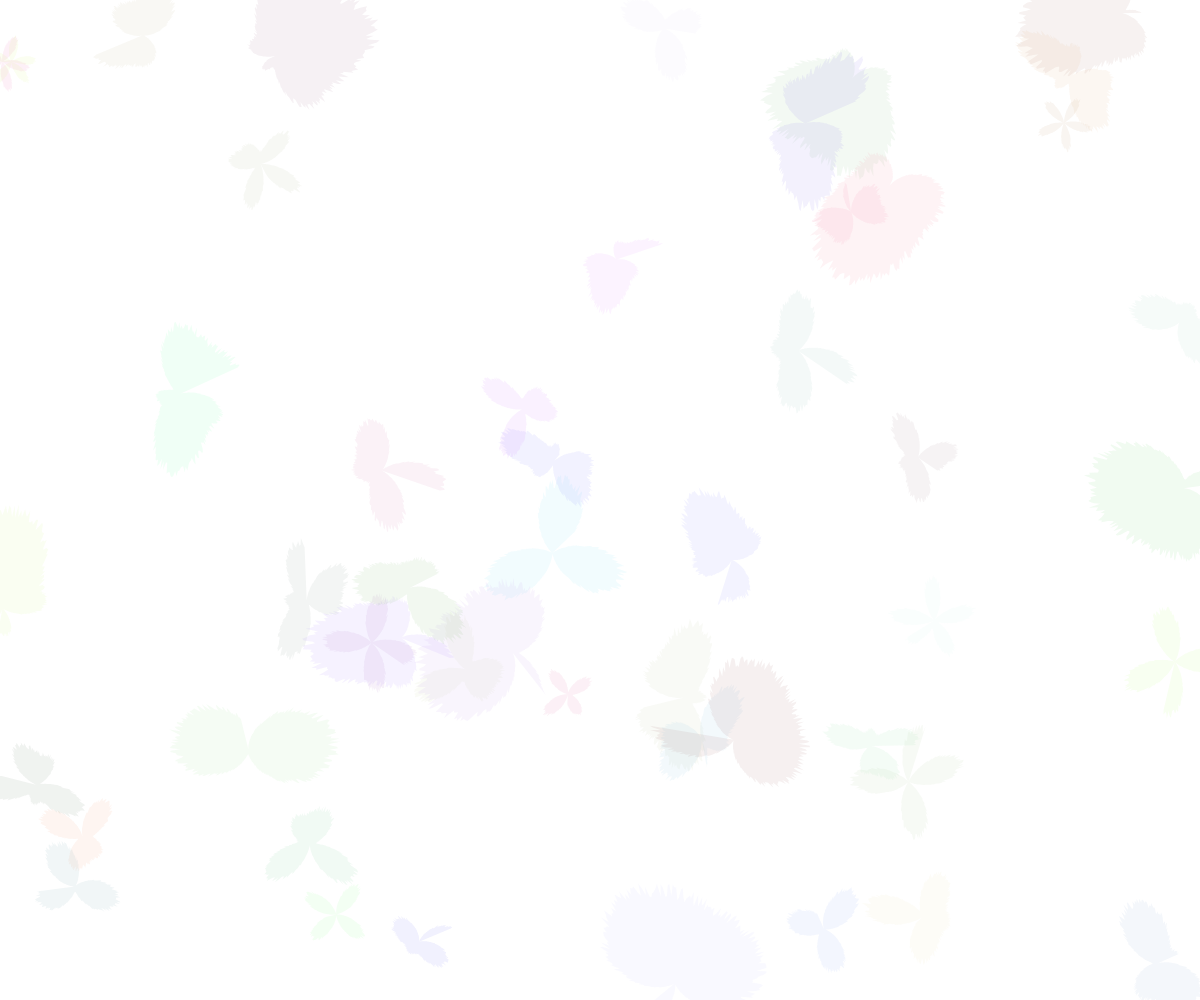
Frame 1 (no input)
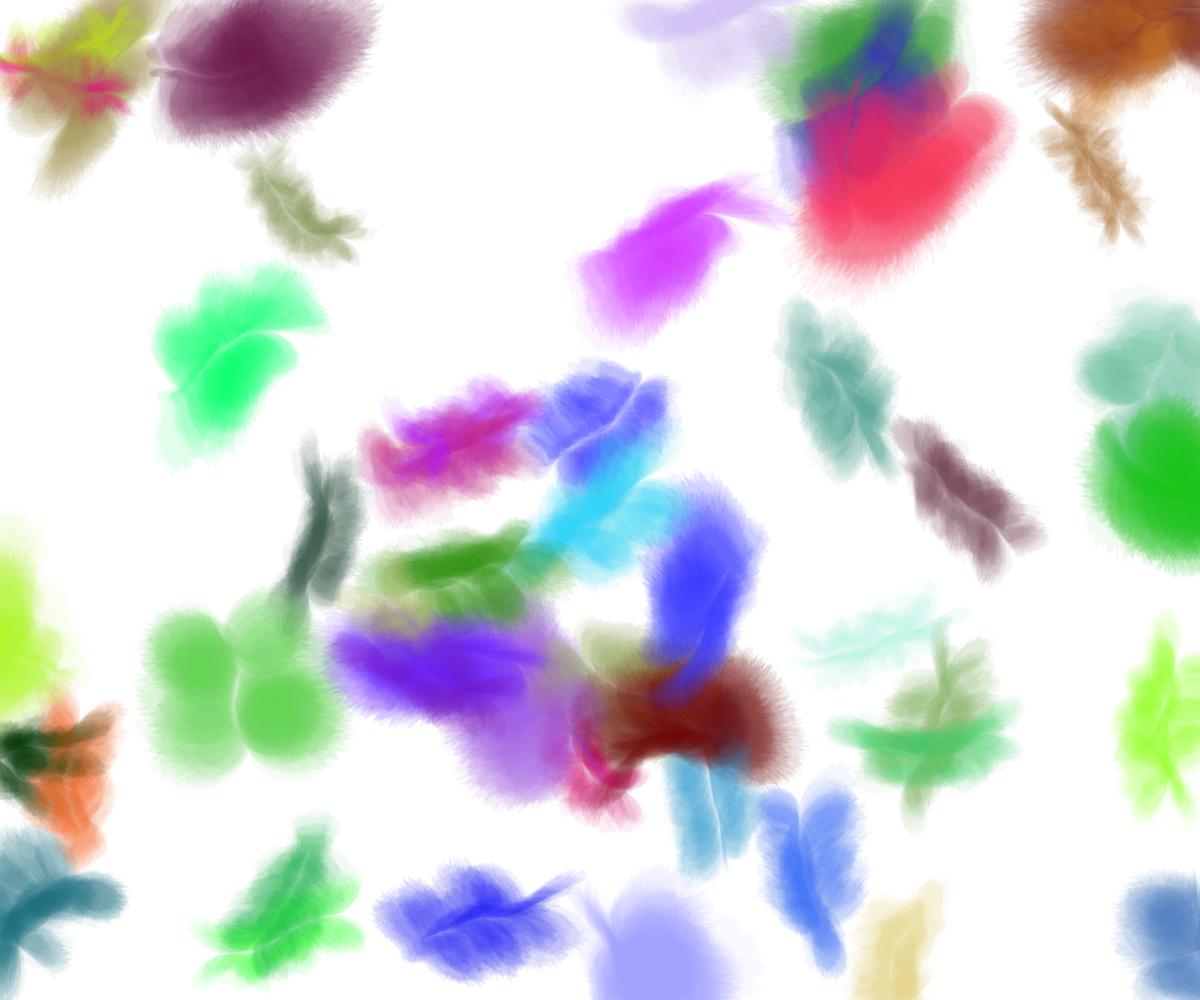
Frame 60 (no input)
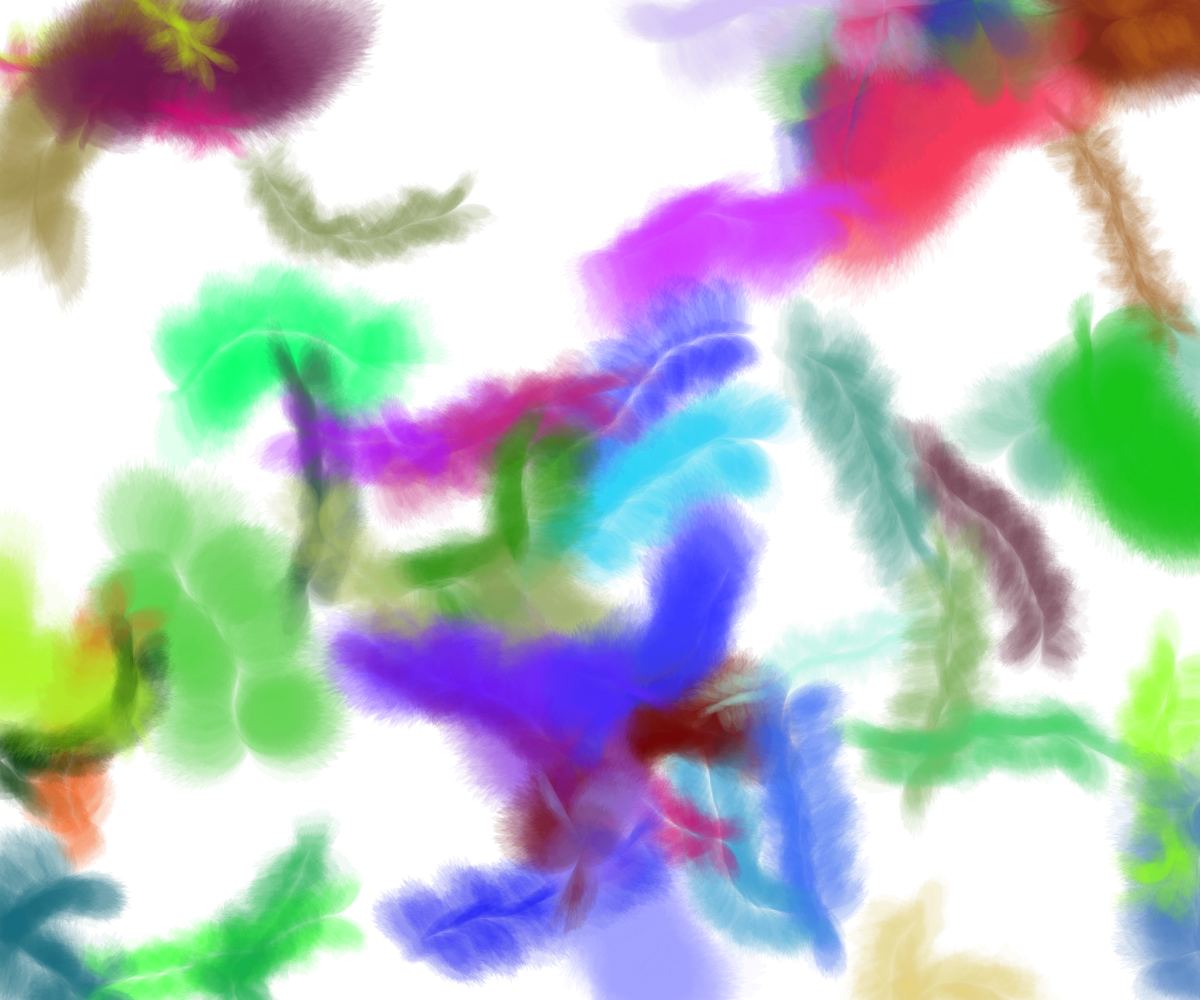
Frame 120 (the mouse pressed at the canvas centre since frame 60)

The p5.js sketch that drew these frames (run headless with seeded random() and noise() and a simulated clock; from frame 60 on, the mouse is pressed at the canvas centre):

// p5.js sketch
// ── sketch.js
brushes = [];

function setup() {
    createCanvas(window.innerWidth, window.innerHeight);
    background(255);
    for(let i = 0; i < 50; i++)
    {
        brushes.push(new Brush());
    }
}

function draw() {
    for(let brush of brushes)
        brush.paint();
}

class Brush {
    constructor() {
        this.angle = random(TWO_PI);
        this.x = random(width);
        this.y = random(height);
        this.clr = color(random(255), random(255), random(255), 15);
        this.components = [];
        for(let i = 0; i < 2; i++) this.components.push(random(1, 5));
    }

    paint() {
        let a = 0; 
        let r = 0;
        let x1 = this.x;
        let y1 = this.y;

        let u = random(0.5, 1);

        fill(this.clr);
        noStroke();
        beginShape();
        while (a < TWO_PI) {
            vertex(x1, y1);
            let v = random(0.85, 1);
            x1 = this.x + r * cos(this.angle + a) * u * v;
            y1 = this.y + r * sin(this.angle + a) * u * v;
            a += PI / 180;
            for (let i = 0; i < 2; i++) {
                r += sin(a * this.components[i]);
            }
        }
        endShape(CLOSE);

        if (this.x < 0 || this.x > width || this.y < 0 || this.y > height) {
            this.angle += HALF_PI;
        }

        this.x += 2 * cos(this.angle);
        this.y += 2 * sin(this.angle);
        this.angle += random(-0.15, 0.15);
    }
}
